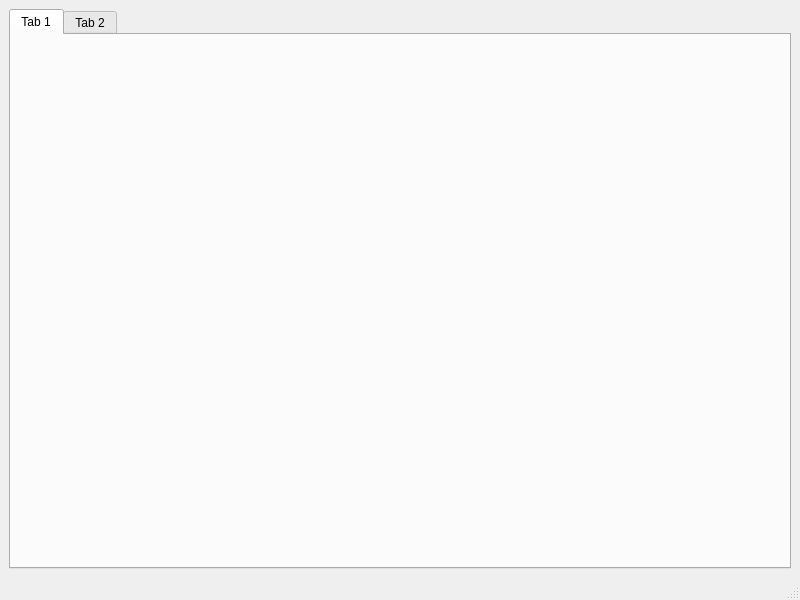
<?xml version="1.0" encoding="UTF-8"?>
<ui version="4.0">
 <class>UI::MainWindow</class>
 <widget class="QMainWindow" name="UI::MainWindow">
  <property name="geometry">
   <rect>
    <x>0</x>
    <y>0</y>
    <width>800</width>
    <height>600</height>
   </rect>
  </property>
  <property name="minimumSize">
   <size>
    <width>0</width>
    <height>0</height>
   </size>
  </property>
  <property name="windowTitle">
   <string>MainWindow</string>
  </property>
  <property name="documentMode">
   <bool>false</bool>
  </property>
  <property name="tabShape">
   <enum>QTabWidget::Triangular</enum>
  </property>
  <widget class="QWidget" name="centralwidget">
   <layout class="QHBoxLayout" name="horizontalLayout">
    <property name="sizeConstraint">
     <enum>QLayout::SetMaximumSize</enum>
    </property>
    <item>
     <widget class="QTabWidget" name="tabWidget">
      <widget class="QWidget" name="tab">
       <attribute name="title">
        <string>Tab 1</string>
       </attribute>
      </widget>
      <widget class="QWidget" name="tab_2">
       <attribute name="title">
        <string>Tab 2</string>
       </attribute>
      </widget>
     </widget>
    </item>
   </layout>
  </widget>
  <widget class="QMenuBar" name="menubar">
   <property name="geometry">
    <rect>
     <x>0</x>
     <y>0</y>
     <width>800</width>
     <height>20</height>
    </rect>
   </property>
  </widget>
  <widget class="QStatusBar" name="statusbar"/>
 </widget>
 <resources/>
 <connections/>
</ui>
